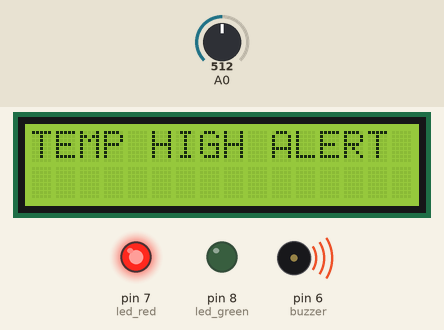
The sketch below on a simulated Arduino Uno, built with avr-gcc and run on an emulated ATmega328P. Parts: 16×2 character LCD, output pins drawn as LEDs (lit = HIGH), buzzer (waves = sounding). Inputs (shaded band) come from the test bench; at power-on: A0 = 512. Pins used as bus, display or sensor lines are not drawn; what the sketch prints to the serial monitor is not drawn.

Above: at 1.2 s.
1.3 s: A0 set to 215
2.8 s: A0 set to 183
At 3.0 s:
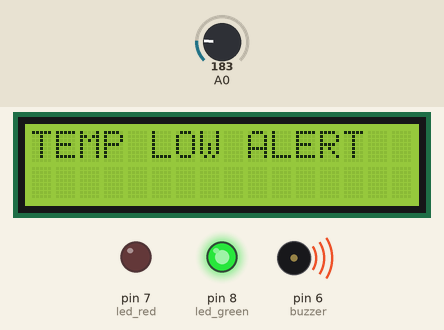
At 3.5 s:
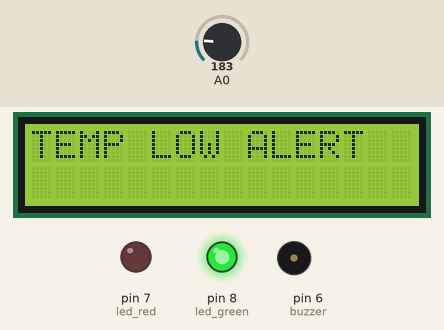
4.6 s: A0 set to 306
At 6.0 s:
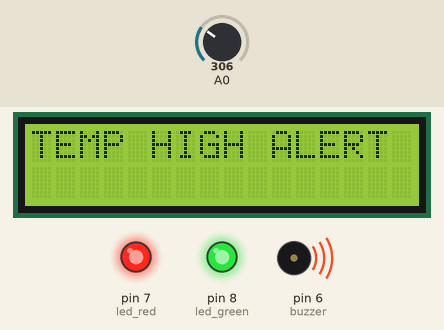
Timing chart, 0 to 7.6 s (numbered marks = the images above; inputs shaded):
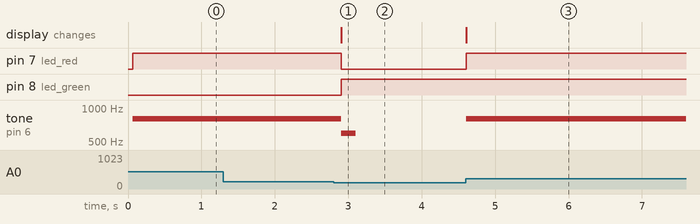

The sketch:

fireAlarmPrediction.ino
```cpp
class ML_Model {
public:
  float predict(float* features) {
    float temp = features[0];
    // Logistic regression model parameters (you need to adjust these based on your trained model)
    float intercept =  0.9701847660091361;
    float coef_temperature = 0.05901801;

    // Calculate the linear combination
    float linear_combination = intercept + coef_temperature * temp ;

    // Apply the logistic function to get the probability
    float probability = 1.0 / (1.0 + exp(-linear_combination));

    // Return the probability
    return probability;
   }
};
ML_Model model;


#include <LiquidCrystal.h>
float temperature;
int led_red=7;
int led_green=8;
int buzzer=6;
int sensorval;
LiquidCrystal lcd(12, 11, 5, 4, 3, 2);
void setup() {
  lcd.begin(16, 2);
  pinMode(led_red,OUTPUT);
  pinMode(led_green,OUTPUT);
  pinMode(buzzer,OUTPUT);

  Serial.begin(9600);
}

void loop() {
  temperature=analogRead(A0);
  temperature=temperature*1.34;
  lcd.setCursor(0, 1);
  lcd.setCursor(6, 1);
   float features[] = {temperature};
  int alarmPrediction = model.predict(features);
  if(alarmPrediction==1){
    digitalWrite(led_red,HIGH);
    digitalWrite(buzzer,HIGH);
     lcd.setCursor(0,0);
    lcd.print("TEMP HIGH ALERT");
    tone(buzzer,800,200);
    delay(200);
    tone(buzzer,600,200);
  }
 else{
  	digitalWrite(led_green,HIGH);
    digitalWrite(led_red,LOW);
    lcd.setCursor(0,0);
    lcd.print("TEMP LOW ALERT ");
  }
  Serial.print(" Fire Alarm Prediction: ");
  Serial.println(alarmPrediction);
}
```

Measured:
- the behaviour switches between 199 and 198 on A0 (found by bisection; images 0 and 1)
- after the input at 2.8 s, pin 7 (led_red): HIGH → LOW after 0.11 s; pin 8 (led_green): LOW → HIGH after 0.11 s; tone on pin 6 (buzzer): 800 Hz → 600 Hz after 0.10 s, → silent 0.20 s later; the display: changes after 0.11 s (image 1)
- after the input at 4.6 s, pin 7 (led_red): LOW → HIGH at once; tone on pin 6 (buzzer): silent → 800 Hz at once; the display: changes at once (image 3)
